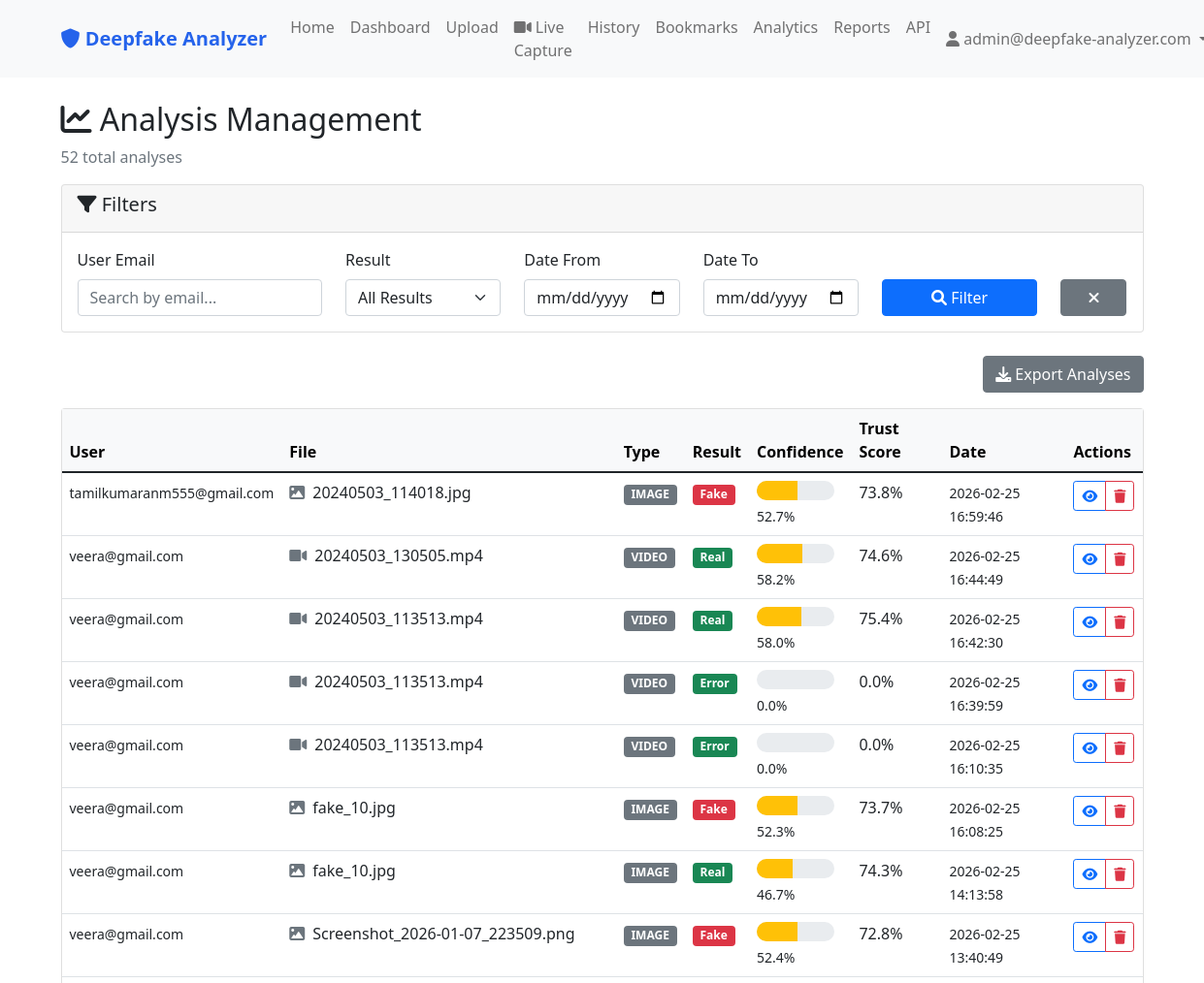
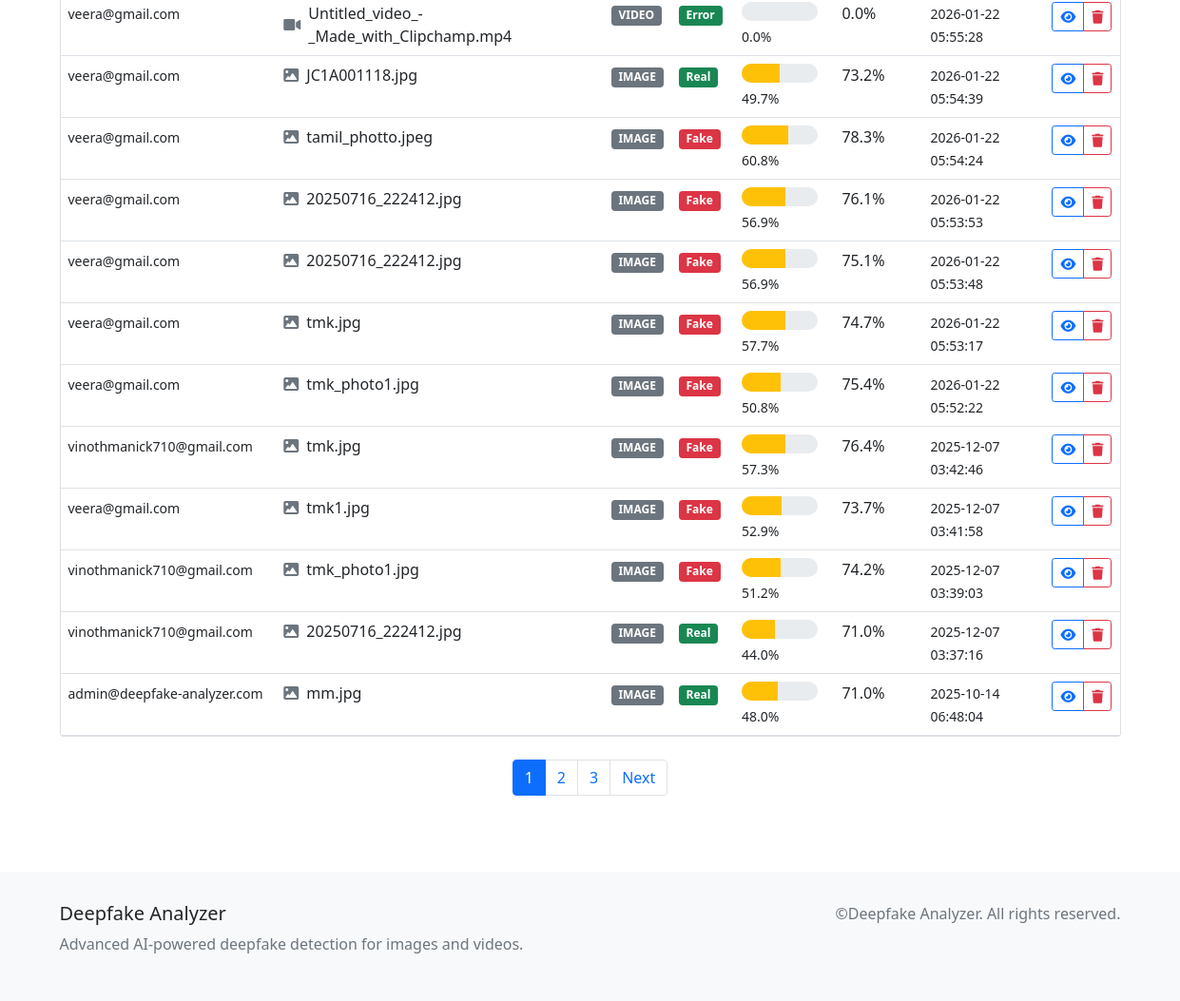
The page /admin/analyses (signed in) on the database its author committed (2 pictures, top to bottom).
### tables this page shows
CREATE TABLE users (
            id INTEGER PRIMARY KEY AUTOINCREMENT,
            email TEXT UNIQUE NOT NULL,
            password_hash TEXT NOT NULL,
            is_admin BOOLEAN DEFAULT FALSE,
            created_at TIMESTAMP DEFAULT CURRENT_TIMESTAMP
        );

CREATE TABLE analyses (
            id INTEGER PRIMARY KEY AUTOINCREMENT,
            user_id INTEGER,
            filename TEXT NOT NULL,
            file_path TEXT NOT NULL,
            file_type TEXT NOT NULL,
            confidence REAL NOT NULL,
            accuracy REAL NOT NULL,
            result TEXT NOT NULL,
            trust_score REAL NOT NULL,
            analysis_data TEXT,
            created_at TIMESTAMP DEFAULT CURRENT_TIMESTAMP,
            FOREIGN KEY (user_id) REFERENCES users (id)
        );

### app.py (the view)
@app.route('/admin/analyses')
@admin_required
def admin_analyses():
    page = request.args.get('page', 1, type=int)
    per_page = 20
    result_filter = request.args.get('result', '')
    user_filter = request.args.get('user', '')
    date_from = request.args.get('date_from', '')
    date_to = request.args.get('date_to', '')
    conn = get_db_connection()
    where_conditions = ['1=1']
    params = []
    if result_filter:
        where_conditions.append('a.result = ?')
        params.append(result_filter)
    if user_filter:
        where_conditions.append('u.email LIKE ?')
        params.append(f'%{user_filter}%')
    if date_from:
        where_conditions.append('DATE(a.created_at) >= ?')
        params.append(date_from)
    if date_to:
        where_conditions.append('DATE(a.created_at) <= ?')
        params.append(date_to)
    where_clause = ' AND '.join(where_conditions)
    total = conn.execute(f'''
        SELECT COUNT(*) as total
        FROM analyses a
        JOIN users u ON a.user_id = u.id
        WHERE {where_clause}
    ''', params).fetchone()['total']
    offset = (page - 1) * per_page
    analyses = conn.execute(f'''
        SELECT
            a.*,
            u.email as user_email
        FROM analyses a
        JOIN users u ON a.user_id = u.id
        WHERE {where_clause}
        ORDER BY a.created_at DESC
        LIMIT ? OFFSET ?
    ''', params + [per_page, offset]).fetchall()
    conn.close()
    total_pages = (total + per_page - 1) // per_page
    has_prev = page > 1
    has_next = page < total_pages
    analyses = clean_trust_scores(analyses)
    analyses = process_analysis_for_template(analyses)
    return render_template('admin/analyses.html',
                         analyses=analyses,
                         total=total,
                         page=page,
                         total_pages=total_pages,
                         has_prev=has_prev,
                         has_next=has_next,
                         result_filter=result_filter,
                         user_filter=user_filter,
                         date_from=date_from,
                         date_to=date_to)

### templates/admin/analyses.html (shortened to what this page needs)
{% extends "base.html" %}
{% block content %}
<div class="container mt-4">
    <div class="row">
        <div class="col-12">
            <h2><i class="fas fa-chart-line"></i> Analysis Management</h2>
            <p class="text-muted">{{ total }} total analyses</p>
        </div>
    </div>
    <div class="row mb-4">
        <div class="col-12">
            <div class="card">
                <div class="card-header">
                    <h5><i class="fas fa-filter"></i> Filters</h5>
                </div>
                <div class="card-body">
                    <form method="GET">
                        <div class="row">
                            <div class="col-md-3">
                                <label class="form-label">User Email</label>
                                <input type="text" class="form-control" name="user" value="{{ user_filter }}"
                                    placeholder="Search by email...">
                            </div>
                            <div class="col-md-2">
                                <label class="form-label">Result</label>
                                <select class="form-select" name="result">
                                    <option value="">All Results</option>
                                </select>
                            </div>
                            <div class="col-md-2">
                                <label class="form-label">Date From</label>
                                <input type="date" class="form-control" name="date_from" value="{{ date_from }}">
                            </div>
                            <div class="col-md-2">
                                <label class="form-label">Date To</label>
                                <input type="date" class="form-control" name="date_to" value="{{ date_to }}">
                            </div>
                            <div class="col-md-2">
                                <label class="form-label">&nbsp;</label>
                                <button type="submit" class="btn btn-primary w-100">
                                    <i class="fas fa-search"></i> Filter
                                </button>
                            </div>
                            <div class="col-md-1">
                                <label class="form-label">&nbsp;</label>
                                <a href="{{ url_for('admin_analyses') }}" class="btn btn-secondary w-100">
                                    <i class="fas fa-times"></i>
                                </a>
                            </div>
                        </div>
                    </form>
                </div>
            </div>
        </div>
    </div>
    <div class="row mb-3">
        <div class="col-12 text-end">
            <a href="{{ url_for('admin_export', type='analyses') }}" class="btn btn-secondary">
                <i class="fas fa-download"></i> Export Analyses
            </a>
        </div>
    </div>
    <div class="row">
        <div class="col-12">
            {% if analyses %}
            <div class="card">
                <div class="card-body p-0">
                    <div class="table-responsive">
                        <table class="table table-hover mb-0">
                            <thead class="table-light">
                                <tr>
                                    <th>User</th>
                                    <th>File</th>
                                    <th>Type</th>
                                    <th>Result</th>
                                    <th>Confidence</th>
                                    <th>Trust Score</th>
                                    <th>Date</th>
                                    <th>Actions</th>
                                </tr>
                            </thead>
                            <tbody>
                                {% for analysis in analyses %}
                                <tr>
                                    <td>
                                        <small>{{ analysis.user_email }}</small>
                                    </td>
                                    <td>
                                        <div class="d-flex align-items-center">
                                            <i
                                                class="fas fa-{{ 'image' if analysis.file_type == 'image' else 'video' }} me-2 text-muted"></i>
                                            <span>{{ analysis.filename }}</span>
                                        </div>
                                    </td>
                                    <td>
                                        <span class="badge bg-secondary">{{ analysis.file_type.upper() }}</span>
                                    </td>
                                    <td>
                                        <span
                                            class="badge bg-{{ 'danger' if analysis.result == 'Fake' else 'success' }}">
                                            {{ analysis.result }}
                                        </span>
                                    </td>
                                    <td>
                                        <div class="confidence-meter mb-1" style="width: 80px;">
                                            <div class="confidence-fill confidence-{{ analysis.confidence_level }}"
                                                data-width='{{ analysis.confidence_percent }}'></div>
                                        </div>
                                        <small>{{ "%.1f"|format(analysis.confidence * 100) }}%</small>
                                    </td>
                                    <td>{{ "%.1f"|format(analysis.trust_score * 100) }}%</td>
                                    <td>
                                        <small>{{ analysis.created_at }}</small>
                                    </td>
                                    <td>
                                        <div class="btn-group" role="group">
                                            <a href="{{ url_for('view_analysis', analysis_id=analysis.id) }}"
                                                class="btn btn-sm btn-outline-primary" title="View Details">
                                                <i class="fas fa-eye"></i>
                                            </a>
                                            <button class="btn btn-sm btn-outline-danger delete-analysis-btn"
                                                data-id='{{ analysis.id }}' data-filename='{{ analysis.filename }}'
                                                title="Delete Analysis">
                                                <i class="fas fa-trash"></i>
                                            </button>
                                        </div>
                                    </td>
                                </tr>
                                {% endfor %}
                            </tbody>
                        </table>
                    </div>
                </div>
            </div>
            {% if total_pages > 1 %}
            <nav class="mt-4">
                <ul class="pagination justify-content-center">
                    {% for p in range(1, total_pages + 1) %}
                    {% if p == page %}
                    <li class="page-item active">
                        <span class="page-link">{{ p }}</span>
                    </li>
                    {% elif p <= 3 or p>= total_pages - 2 or (p >= page - 2 and p <= page + 2) %} <li class="page-item">
                            <a class="page-link" href="{{ url_for('admin_analyses', page=p, **request.args) }}">{{ p
                                }}</a>
                            </li>
                            {% elif p == 4 or p == total_pages - 3 %}
                            <li class="page-item disabled">
                                <span class="page-link">...</span>
                            </li>
                            {% endif %}
                            {% endfor %}
                            {% if has_next %}
                            <li class="page-item">
                                <a class="page-link"
                                    href="{{ url_for('admin_analyses', page=page+1, **request.args) }}">Next</a>
                            </li>
                            {% endif %}
                </ul>
            </nav>
            {% endif %}
            {% endif %}
        </div>
    </div>
</div>
{% endblock %}

### templates/base.html (shortened to what this page needs)
<!DOCTYPE html>
<html lang="en">
<head>
    <link href="https://cdn.jsdelivr.net/npm/bootstrap@5.1.3/dist/css/bootstrap.min.css" rel="stylesheet">
    <link href="https://cdnjs.cloudflare.com/ajax/libs/font-awesome/6.0.0/css/all.min.css" rel="stylesheet">
</head>
<body>
    <nav class="navbar navbar-expand-lg navbar-light bg-light">
        <div class="container">
            <a class="navbar-brand" href="{{ url_for('index') }}">
                <i class="fas fa-shield-alt"></i> Deepfake Analyzer
            </a>
            <div class="collapse navbar-collapse" id="navbarNav">
                <ul class="navbar-nav me-auto">
                    <li class="nav-item">
                        <a class="nav-link" href="{{ url_for('index') }}">Home</a>
                    </li>
                    {% if session.user_id %}
                    <li class="nav-item">
                        <a class="nav-link" href="{{ url_for('dashboard') }}">Dashboard</a>
                    </li>
                    <li class="nav-item">
                        <a class="nav-link" href="{{ url_for('upload') }}">Upload</a>
                    </li>
                    <li class="nav-item">
                        <a class="nav-link" href="{{ url_for('live_capture') }}">
                            <i class="fas fa-video me-1"></i>Live Capture
                        </a>
                    </li>
                    <li class="nav-item">
                        <a class="nav-link" href="{{ url_for('history') }}">History</a>
                    </li>
                    <li class="nav-item">
                        <a class="nav-link" href="{{ url_for('bookmarks') }}">Bookmarks</a>
                    </li>
                    <li class="nav-item">
                        <a class="nav-link" href="{{ url_for('analytics') }}">Analytics</a>
                    </li>
                    <li class="nav-item">
                        <a class="nav-link" href="{{ url_for('reports_dashboard') }}">Reports</a>
                    </li>
                    <li class="nav-item">
                        <a class="nav-link" href="{{ url_for('developer_dashboard') }}">API</a>
                    </li>
                    {% endif %}
                </ul>
                <ul class="navbar-nav">
                    {% if session.user_id %}
                    <li class="nav-item dropdown">
                        <a class="nav-link dropdown-toggle" href="#" id="navbarDropdown" role="button" data-bs-toggle="dropdown">
                            <i class="fas fa-user"></i> {{ session.user_email }}
                        </a>
                    </li>
                    {% endif %}
                </ul>
            </div>
        </div>
    </nav>
    <main>
        {% block content %}{% endblock %}
    </main>
    <footer class="footer">
        <div class="container">
            <div class="row">
                <div class="col-md-6">
                    <h5>Deepfake Analyzer</h5>
                    <p class="text-muted">Advanced AI-powered deepfake detection for images and videos.</p>
                </div>
                <div class="col-md-6 text-md-end">
                    <p class="text-muted">&copy;Deepfake Analyzer. All rights reserved.</p>
                </div>
            </div>
        </div>
    </footer>
</body>
</html>

### rows shown on the page
users: user_email "admin@deepfake-analyzer.com"
analyses: user_email "tamilkumaranm555@gmail.com", filename "20240503_114018.jpg", file_type "IMAGE", result "Fake", {{ analysis.confidence_percent }} 52.69427299499512 (drawn), analysis.confidence*100 "52.7", analysis.trust_score*100 "73.8", created_at "2026-02-25 16:59:46"
analyses: user_email "veera@gmail.com", filename "20240503_130505.mp4", file_type "VIDEO", result "Real", {{ analysis.confidence_percent }} 58.16184832888134 (drawn), analysis.confidence*100 "58.2", analysis.trust_score*100 "74.6", created_at "2026-02-25 16:44:49"
analyses: user_email "veera@gmail.com", filename "20240503_113513.mp4", file_type "VIDEO", result "Real", {{ analysis.confidence_percent }} 58.049229849866556 (drawn), analysis.confidence*100 "58.0", analysis.trust_score*100 "75.4", created_at "2026-02-25 16:42:30"
analyses: user_email "veera@gmail.com", filename "20240503_113513.mp4", file_type "VIDEO", result "Error", analysis.confidence*100 "0.0", analysis.trust_score*100 "0.0", created_at "2026-02-25 16:39:59"
analyses: user_email "veera@gmail.com", filename "20240503_113513.mp4", file_type "VIDEO", result "Error", analysis.confidence*100 "0.0", analysis.trust_score*100 "0.0", created_at "2026-02-25 16:10:35"
analyses: user_email "veera@gmail.com", filename "fake_10.jpg", file_type "IMAGE", result "Fake", {{ analysis.confidence_percent }} 52.32206583023071 (drawn), analysis.confidence*100 "52.3", analysis.trust_score*100 "73.7", created_at "2026-02-25 16:08:25"
analyses: user_email "veera@gmail.com", filename "fake_10.jpg", file_type "IMAGE", result "Real", {{ analysis.confidence_percent }} 46.715667843818665 (drawn), analysis.confidence*100 "46.7", analysis.trust_score*100 "74.3", created_at "2026-02-25 14:13:58"
analyses: user_email "veera@gmail.com", filename "Screenshot_2026-01-07_223509.png", file_type "IMAGE", result "Fake", {{ analysis.confidence_percent }} 52.367472648620605 (drawn), analysis.confidence*100 "52.4", analysis.trust_score*100 "72.8", created_at "2026-02-25 13:40:49"
analyses: user_email "veera@gmail.com", filename "Untitled_video_-_Made_with_Clipchamp.mp4", file_type "VIDEO", result "Error", analysis.confidence*100 "0.0", analysis.trust_score*100 "0.0", created_at "2026-01-22 05:55:28"
analyses: user_email "veera@gmail.com", filename "JC1A001118.jpg", file_type "IMAGE", result "Real", {{ analysis.confidence_percent }} 49.66519474983215 (drawn), analysis.confidence*100 "49.7", analysis.trust_score*100 "73.2", created_at "2026-01-22 05:54:39"
analyses: user_email "veera@gmail.com", filename "tamil_photto.jpeg", file_type "IMAGE", result "Fake", {{ analysis.confidence_percent }} 60.794734954833984 (drawn), analysis.confidence*100 "60.8", analysis.trust_score*100 "78.3", created_at "2026-01-22 05:54:24"
analyses: user_email "veera@gmail.com", filename "20250716_222412.jpg", file_type "IMAGE", result "Fake", {{ analysis.confidence_percent }} 56.898438930511475 (drawn), analysis.confidence*100 "56.9", analysis.trust_score*100 "76.1", created_at "2026-01-22 05:53:53"
analyses: user_email "veera@gmail.com", filename "20250716_222412.jpg", file_type "IMAGE", result "Fake", {{ analysis.confidence_percent }} 56.898438930511475 (drawn), analysis.confidence*100 "56.9", analysis.trust_score*100 "75.1", created_at "2026-01-22 05:53:48"
analyses: user_email "veera@gmail.com", filename "tmk.jpg", file_type "IMAGE", result "Fake", {{ analysis.confidence_percent }} 57.67319202423096 (drawn), analysis.confidence*100 "57.7", analysis.trust_score*100 "74.7", created_at "2026-01-22 05:53:17"
analyses: user_email "veera@gmail.com", filename "tmk_photo1.jpg", file_type "IMAGE", result "Fake", {{ analysis.confidence_percent }} 50.842249393463135 (drawn), analysis.confidence*100 "50.8", analysis.trust_score*100 "75.4", created_at "2026-01-22 05:52:22"
analyses: user_email "vinothmanick710@gmail.com", filename "tmk.jpg", file_type "IMAGE", result "Fake", {{ analysis.confidence_percent }} 57.30697512626648 (drawn), analysis.confidence*100 "57.3", analysis.trust_score*100 "76.4", created_at "2025-12-07 03:42:46"
analyses: user_email "veera@gmail.com", filename "tmk1.jpg", file_type "IMAGE", result "Fake", {{ analysis.confidence_percent }} 52.922314405441284 (drawn), analysis.confidence*100 "52.9", analysis.trust_score*100 "73.7", created_at "2025-12-07 03:41:58"
analyses: user_email "vinothmanick710@gmail.com", filename "tmk_photo1.jpg", file_type "IMAGE", result "Fake", {{ analysis.confidence_percent }} 51.199549436569214 (drawn), analysis.confidence*100 "51.2", analysis.trust_score*100 "74.2", created_at "2025-12-07 03:39:03"
analyses: user_email "vinothmanick710@gmail.com", filename "20250716_222412.jpg", file_type "IMAGE", result "Real", {{ analysis.confidence_percent }} 43.9881831407547 (drawn), analysis.confidence*100 "44.0", analysis.trust_score*100 "71.0", created_at "2025-12-07 03:37:16"
analyses: user_email "admin@deepfake-analyzer.com", filename "mm.jpg", file_type "IMAGE", result "Real", {{ analysis.confidence_percent }} 48.019230365753174 (drawn), analysis.confidence*100 "48.0", analysis.trust_score*100 "71.0", created_at "2025-10-14 06:48:04"

### other values the page prints
{{ total }} "52"
{{ p }} "1"
{{ p }} "2" "3"
